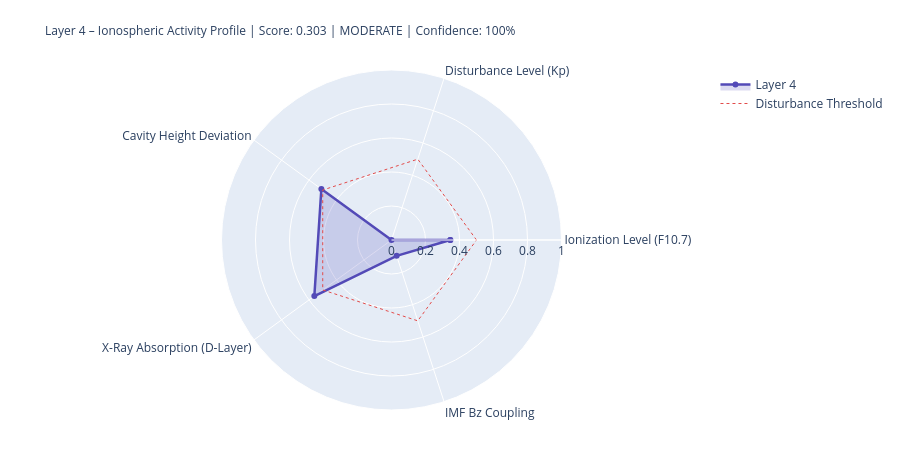

The notebook cell saved with this chart:
### Markdown cell above
---
## 4. State Assessment & Handoff to Layer 5

### Code cell
# ============================================================
# LAYER-4-SCORE
# ============================================================

COMPONENTS = {
    'Ionization Level (F10.7)':    {'score': ioniz,       'source': 'primary' if f107_now else 'from_layer0', 'dynamic': True},
    'Disturbance Level (Kp)':          {'score': disturb,     'source': 'primary' if kp_now   else 'from_layer0', 'dynamic': True},
    'Cavity Height Deviation':    {'score': h_dev,       'source': 'derived',                                'dynamic': True},
    'X-Ray Absorption (D-Layer)':{'score': xray_ioniz,  'source': 'primary' if xray_now else 'missing',     'dynamic': True},
    'IMF Bz Coupling':             {'score': bz_coupling, 'source': 'primary' if bz_now   else 'from_layer0', 'dynamic': True},
}

available    = {k: v['score'] for k, v in COMPONENTS.items() if v['score'] is not None}
unavailable  = [k for k, v in COMPONENTS.items() if v['score'] is None]
layer4_score = round(sum(available.values()) / len(available), 4) if available else None
confidence   = round(len(available) / len(COMPONENTS), 2)
level = ('unknown' if layer4_score is None
         else 'quiet'   if layer4_score < 0.3
         else 'moderate' if layer4_score < 0.6
         else 'active')
dominant_l4 = max(available, key=available.get) if available else 'none'

# Resonance delta for Schumann SR-1
sr1_ref = schumann_freq(1, 80.0)
sr1_now = schumann_freq(1, h_eff)
sr1_delta_mhz = (sr1_now - sr1_ref) * 1000

# Propagation conditions
prop_cond = ('disturbed'   if kp_val > 4
             else 'unsettled' if kp_val > 2
             else 'normal')
if xray_class in ['X', 'M']:
    prop_cond = 'Radio-Blackout moeglich'

W = 68
print('=' * W)
print('LAYER 4 – IONOSPHERE – STATE ASSESSMENT')
print('=' * W)
for name, comp in COMPONENTS.items():
    s = comp['score']
    if s is not None:
        bar = '█' * int(s * 20) + '░' * (20 - int(s * 20))
        print(f'  {name:<36} {bar}  {s:.3f}  [{comp["source"]}]')
    else:
        print(f'  {name:<36} {"─" * 20}  n/a   [missing]')
print('-' * W)
print(f'  Score:          {layer4_score:.3f}  ({len(available)}/{len(COMPONENTS)} components)')
print(f'  Confidence:     {confidence:.0%}')
print(f'  Level:          {level.upper()}')
print(f'  Dominant:       {dominant_l4}')
print(f'  Cavity height:  {h_eff:.1f} km  (Ref: 80.0 km)')
print(f'  SR-1:           {sr1_now:.3f} Hz  (Δ {sr1_delta_mhz:+.1f} mHz vs. ref)')
print(f'  Propagation:    {prop_cond}')
print(f'  X-Ray:          {xray_class}-class  ({xray_now:.2e} W/m²)' if xray_now else '  X-Ray:          n/a')
print('=' * W)

# Radar
cats   = list(available.keys())
vals_r = list(available.values())
if len(cats) >= 3:
    fig = go.Figure()
    fig.add_trace(go.Scatterpolar(
        r=vals_r + [vals_r[0]], theta=cats + [cats[0]],
        fill='toself', fillcolor='rgba(83,74,183,0.20)',
        line=dict(color='#534AB7', width=2.5), name='Layer 4'
    ))
    fig.add_trace(go.Scatterpolar(
        r=[0.5] * (len(cats)+1), theta=cats + [cats[0]],
        line=dict(color='#E24B4A', dash='dot', width=1),
        mode='lines', name='Disturbance Threshold'
    ))
    fig.update_layout(
        title=dict(
            text=f'Layer 4 – Ionospheric Activity Profile | Score: {layer4_score:.3f} | {level.upper()} | Confidence: {confidence:.0%}',
            font=dict(size=12)
        ),
        polar=dict(radialaxis=dict(visible=True, range=[0, 1])),
        height=450, showlegend=True,
        margin=dict(l=80, r=80, t=70, b=40)
    )
    fig.show()

### Figure 1 — Plotly figure (JSON) as saved in the notebook; plotly's stock layout.template omitted (floating-point values rounded to 4 significant figures)
{"data": [{"fill": "toself", "fillcolor": "rgba(83,74,183,0.20)", "line": {"color": "#534AB7", "width": 2.5}, "name": "Layer 4", "r": [0.346, 0.0, 0.51, 0.561, 0.098, 0.346], "theta": ["Ionization Level (F10.7)", "Disturbance Level (Kp)", "Cavity Height Deviation", "X-Ray Absorption (D-Layer)", "IMF Bz Coupling", "Ionization Level (F10.7)"], "type": "scatterpolar"}, {"line": {"color": "#E24B4A", "dash": "dot", "width": 1}, "mode": "lines", "name": "Disturbance Threshold", "r": [0.5, 0.5, 0.5, 0.5, 0.5, 0.5], "theta": ["Ionization Level (F10.7)", "Disturbance Level (Kp)", "Cavity Height Deviation", "X-Ray Absorption (D-Layer)", "IMF Bz Coupling", "Ionization Level (F10.7)"], "type": "scatterpolar"}], "layout": {"height": 450, "margin": {"b": 40, "l": 80, "r": 80, "t": 70}, "polar": {"radialaxis": {"range": [0, 1], "visible": true}}, "showlegend": true, "title": {"font": {"size": 12}, "text": "Layer 4 – Ionospheric Activity Profile | Score: 0.303 | MODERATE | Confidence: 100%"}}}
